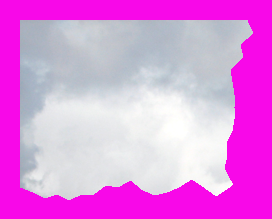
#> input picture MIT_ex/fragment_0001.png, 272 x 219 px
$ python globals.py
#> lines starting #> are read from the running program, lines starting #| are printed output that depends on the picture; after the words box and inside, x2 and y2 are one past the last pixel; in counts of white or black regions, pixels touching at a corner belong together
### util.py
import numpy as np
import operator
class Transform2d:
    def __init__(self, v1=-1, v2=-1, score=-1, transform=np.identity(3), stitchLine=None):
        self.frame1 = v1
        self.frame2 = v2
        self.score = score
        self.transform = transform
        self.stitchLine = stitchLine

        # rank between frame1 and frame2
        # self.rank = -1

class Alignment2d:
    def __init__(self, relative_transform_filename):
#> called with relative_transform_filename = 'filter_file2.txt'
        self.data = []
        # for example, {'0 1': [0,1,2]} means from 0--1 to find data[0,1,2]
        self.mapIdpair2Transform = {}
        # for example, {'0 1 1': 0} means from 0--1 and 1st to find data[0]
        self.mapIdpairRank2Transform = {}
        # for example, {0: [0,1,2,100]} means from 0 to find data[0,1,2,100] in which either 0-x or x-0
        self.to_frame_data = {}
        # for example, {0: [0,1,2,100]} means from 0 to find data[0,1,2,100] in which either 0-x or x-0
        self.frame_to_data = {}

        with open(relative_transform_filename) as f:
#> (reads filter_file2.txt from the repository)
            all_line = [line.rstrip() for line in f]

            for line in all_line:
                data_str_list = line.split()
                v1, v2, score, m1, m2, m3, m4, m5, m6, m7, m8, m9 = [t(s) for t, s in zip((
                    int, int, float,
                    float, float, float,
                    float, float, float,
                    float, float, float),
                    data_str_list[0:12])]
                transform = np.array([[m1, m2, m3], [m4, m5, m6], [m7, m8, m9]])

                self.data.append(Transform2d(v1, v2, score, transform))

        self.data = sorted(self.data, key=operator.attrgetter('score'), reverse=True)
        self.data = sorted(self.data, key=operator.attrgetter('frame2'))
        self.data = sorted(self.data, key=operator.attrgetter('frame1'))

        for i, item in enumerate(self.data):
            idpair = f'{item.frame1} {item.frame2}'
            if idpair in self.mapIdpair2Transform:
                self.mapIdpair2Transform[idpair].append(i)
            else:
                self.mapIdpair2Transform[idpair] = [i]
            if item.frame1 in self.frame_to_data:
                self.frame_to_data[item.frame1].append(i)
            else:
                self.frame_to_data[item.frame1] = [i]
            if item.frame2 in self.to_frame_data:
                self.to_frame_data[item.frame2].append(i)
            else:
                self.to_frame_data[item.frame2] = [i]

        # [5 lines of commented-out code are left out]


# [96 lines left out: functions calculate_euclidean_distance, calculate_color_similarity, calculate_average_color, transform_cloud, tranform_ponit, calculate_normals and 1 more, not called in this run]

### image_process.py
import cv2
import numpy as np
from util import calculate_color_similarity, calculate_average_color

# calculate the rigid transformation matrix
# [33 lines left out: function calculate_transform_matrix, not called in this run]


# Splice dst to src
def fusion_image(src, dst, transform, bg_color=[0, 0, 0]):
    black_bg = [0, 0, 0]
    if bg_color != black_bg:
        # Set pixels in src and dst that have the same color as the background to black
        src[np.where((src == bg_color).all(axis=2))] = [0, 0, 0]
        dst[np.where((dst == bg_color).all(axis=2))] = [0, 0, 0]

    # Get the position of the non-black (actual image) pixels in the dst image
    color_idx = np.where((dst != black_bg).any(axis=2))

    # Increase dimensions to facilitate matrix multiplication
    one = np.ones(len(color_idx[0]))
    color_idx = list(color_idx)
    color_idx = [color_idx[1], color_idx[0]]
    color_idx.append(one)
    color_idx = np.array(color_idx)

    # Apply rigid transformation to color index
    transformed_points = np.matmul(transform, color_idx)
    try:
        # Compute the bounding box of the transformed image
        dst_min_col = np.floor(np.min(transformed_points[0])).astype(int)
        dst_min_row = np.floor(np.min(transformed_points[1])).astype(int)
        dst_max_col = np.ceil(np.max(transformed_points[0])).astype(int)
        dst_max_row = np.ceil(np.max(transformed_points[1])).astype(int)
    except ValueError:
        return []
    # print(dst_min_row, dst_min_col, dst_max_row, dst_max_col)
    # Compute global bounding box
    src_color_indices = np.where((src != black_bg).any(axis=2))
    try:
        src_min_row = np.floor(np.min(src_color_indices[0])).astype(int)
        src_min_col = np.floor(np.min(src_color_indices[1])).astype(int)
        src_max_row = np.ceil(np.max(src_color_indices[0])).astype(int)
        src_max_col = np.ceil(np.max(src_color_indices[1])).astype(int)
    except ValueError:
        return []

    # Calculate the minimum bounding box
    min_row = min(dst_min_row, src_min_row)
    max_row = max(dst_max_row, src_max_row)
    min_col = min(dst_min_col, src_min_col)
    max_col = max(dst_max_col, src_max_col)
    offset_row = -min_row
    offset_col = -min_col

    # the offset rigid transformation, also the transformation for the src image
    offset_transform = np.float32([[1, 0, offset_col], [0, 1, offset_row]])

    # the rigid transformation for the dst image
    dst_transform = np.matmul(np.matrix([[1, 0, offset_col], [0, 1, offset_row], [0, 0, 1]]), transform)
    # Convert the coordinate system to coordinates in open cv
    dst_transform = np.float32([[dst_transform[0, 0], dst_transform[0, 1], dst_transform[0, 2]],
                                [dst_transform[1, 0], dst_transform[1, 1], dst_transform[1, 2]]])

    # Apply rigid transformation
    src_transformed = cv2.warpAffine(src, offset_transform, (max_col - min_col, max_row - min_row))
    dst_transformed = cv2.warpAffine(dst, dst_transform, (max_col - min_col, max_row - min_row))

    # Overlap detection
    a = np.all(src_transformed == black_bg, axis=2)
    b = np.all(dst_transformed != black_bg, axis=2)
    c = np.logical_and(a, b)
    c = c.reshape((c.shape[0], c.shape[1]))
    non_overlap_indices = np.where(c)
    if len(np.where(b)[0]) == 0:
        assert False and "no valid pixels in transformed dst image, please check the transform process"
    else:
        overlap_ratio = 1 - len(non_overlap_indices[0]) / len(np.where(b)[0])

    # Splicing, replace the pixel corresponding to src with dst
    bg_indices = np.where(a)
    src_transformed[bg_indices] = dst_transformed[bg_indices]

    offset_transform_matrix = np.float32([[1, 0, offset_col], [0, 1, offset_row], [0, 0, 1]])
    return [src_transformed, overlap_ratio, offset_transform_matrix]


# 计算刚性变换的成对兼容度
# [31 lines left out: function calculate_prob, not called in this run]

### globals.py
import cv2
import numpy as np
from image_process import fusion_image
from util import Alignment2d


image1 = f"MIT_ex/fragment_0001.png"
relative_transform_filename = "filter_file2.txt"
bg_color = [232, 8, 248]
align = Alignment2d(relative_transform_filename)
# image1为待拼接的初始图片
i = 1
image1 = cv2.imread(f"MIT_ex/fragment_000{i}.png")
#> image1 is the input picture: shape (219, 272, 3); mean B, G, R 224.2, 134.9, 224.6
# offset_matrix为拼接时候对初始图片累计的偏移矩阵
offset_matrix = np.identity(3, dtype=np.float32)
# visited表示还未遍历过的顶点
visited = [1]
unvisit = [2, 3, 4, 5, 6, 7, 8, 9]
vec_trans = {1: np.identity(3, dtype=np.float32)}

for _ in range(8):
    # 1.找到与image1相邻的碎片image2
    j, k = 0, 0
    flag = False
    for v in visited:
        if v not in align.frame_to_data:
            continue
        for t in align.frame_to_data[v]:
            if align.data[t].frame2 in unvisit:
                i, j = v, t
                flag = True
                break
        if flag:
            break

    image2 = cv2.imread(f"MIT_ex/fragment_000{align.data[j].frame2}.png")
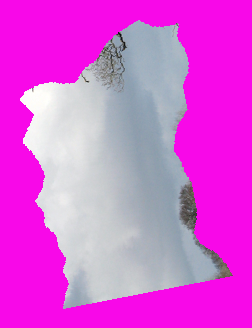
#> input picture MIT_ex/fragment_0002.png, 252 x 328 px
#> image2 is the input picture: shape (328, 252, 3); mean B, G, R 215.6, 88.1, 218.1
    visited.append(align.data[j].frame2)
    unvisit.remove(align.data[j].frame2)
    trans = offset_matrix

    vec_trans[align.data[j].frame2] = np.matmul(vec_trans[i], align.data[j].transform)
    trans = np.matmul(offset_matrix, vec_trans[align.data[j].frame2])

    # 2.拼接相邻的矩阵
    item = fusion_image(image1, image2, trans, bg_color)
#> in fusion_image, `src[np.where((src == bg_color).all(axis=2))] = [0, 0, 0]`:
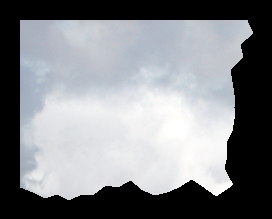
#> src: shape (219, 272, 3); mean B, G, R 135.2, 131.8, 129.4
#> in fusion_image, `dst[np.where((dst == bg_color).all(axis=2))] = [0, 0, 0]`:
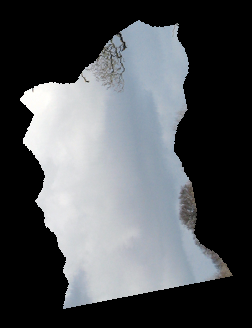
#> dst: shape (328, 252, 3); mean B, G, R 87, 83.7, 80.7
#> in fusion_image, `color_idx = np.where((dst != black_bg).any(axis=2))`: color_idx = 36856 positions, rows 20 to 308, columns 20 to 232
#> in fusion_image, `color_idx = list(color_idx)`: color_idx = 2 items
#> in fusion_image, `dst_min_col = np.floor(np.min(transformed_points[0])).astype(int)`: dst_min_col = 15
#> in fusion_image, `dst_min_row = np.floor(np.min(transformed_points[1])).astype(int)`: dst_min_row = 179
#> in fusion_image, `dst_max_col = np.ceil(np.max(transformed_points[0])).astype(int)`: dst_max_col = 286
#> in fusion_image, `dst_max_row = np.ceil(np.max(transformed_points[1])).astype(int)`: dst_max_row = 359
#> in fusion_image, `src_color_indices = np.where((src != black_bg).any(axis=2))`: src_color_indices = 36717 positions, rows 20 to 199, columns 20 to 252
#> in fusion_image, `src_min_row = np.floor(np.min(src_color_indices[0])).astype(int)`: src_min_row = 20
#> in fusion_image, `src_max_row = np.ceil(np.max(src_color_indices[0])).astype(int)`: src_max_row = 199
#> in fusion_image, `src_max_col = np.ceil(np.max(src_color_indices[1])).astype(int)`: src_max_col = 252
#> in fusion_image, `min_row = min(dst_min_row, src_min_row)`: min_row = 20
#> in fusion_image, `max_row = max(dst_max_row, src_max_row)`: max_row = 359
#> in fusion_image, `min_col = min(dst_min_col, src_min_col)`: min_col = 15
#> in fusion_image, `max_col = max(dst_max_col, src_max_col)`: max_col = 286
#> in fusion_image, `offset_row = -min_row`: offset_row = -20
#> in fusion_image, `offset_col = -min_col`: offset_col = -15
#> in fusion_image, `offset_transform = np.float32([[1, 0, offset_col], [0, 1, offset_row]])`: offset_transform = [[1, 0, -15], [0, 1, -20]]
#> in fusion_image, `dst_transform = np.matmul(np.matrix([[1, 0, offset_col], [0, 1, offset..`: dst_transform = [[-0.212, -0.977, 318.9], [0.977, -0.212, 167.5], [0, 0, 1]]
#> in fusion_image, `dst_transform = np.float32([[dst_transform[0, 0], dst_transform[0, 1],..`: dst_transform = [[-0.212, -0.977, 318.9], [0.977, -0.212, 167.5]]
#> in fusion_image, `dst_transformed = cv2.warpAffine(dst, dst_transform, (max_col - min_co..`:
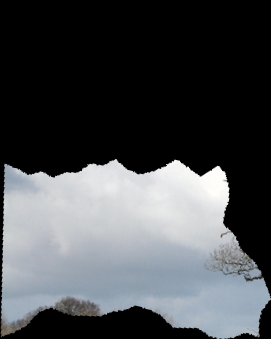
#> dst_transformed: shape (339, 271, 3); mean B, G, R 78.3, 75.3, 72.6
#> in fusion_image, `a = np.all(src_transformed == black_bg, axis=2)`:
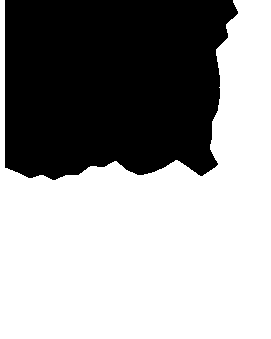
#> a: shape (339, 271) bool; 60% white; 1 black region, box (x1, y1, x2, y2) and area: (5, 0, 238, 180) 36717
#> in fusion_image, `b = np.all(dst_transformed != black_bg, axis=2)`: b: shape (339, 271) bool; 40.7% white; 1 white region, box (x1, y1, x2, y2) and area: (0, 159, 271, 339) 37420
#> in fusion_image, `c = np.logical_and(a, b)`:
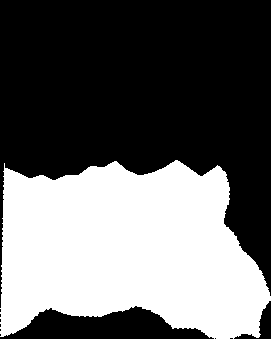
#> c: shape (339, 271) bool; 40.2% white; 1 white region, box (x1, y1, x2, y2) and area: (0, 160, 271, 339) 36908
#> in fusion_image, `non_overlap_indices = np.where(c)`: non_overlap_indices = 36908 positions, rows 160 to 338, columns 0 to 270
#> in fusion_image, `overlap_ratio = 1 - len(non_overlap_indices[0]) / len(np.where(b)[0])`: overlap_ratio = 0.0137
#> in fusion_image, `bg_indices = np.where(a)`: bg_indices = 55152 positions, rows 0 to 338, columns 0 to 270
#> in fusion_image, `src_transformed[bg_indices] = dst_transformed[bg_indices]`:
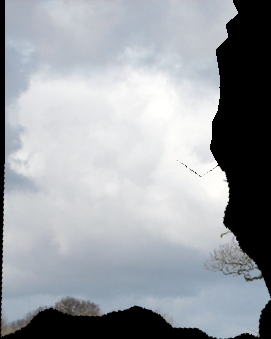
#> src_transformed: shape (339, 271, 3); mean B, G, R 165.1, 159.9, 155.7
#> in fusion_image, `offset_transform_matrix = np.float32([[1, 0, offset_col], [0, 1, offse..`: offset_transform_matrix = [[1, 0, -15], [0, 1, -20], [0, 0, 1]]
#> item = 3 items
    # 修改image为拼接后的图片
    image1 = item[0]
    i = align.data[j].frame2
    # 计算当前累计的offset_matrix
    offset_matrix = np.matmul(offset_matrix, item[2])
#> offset_matrix = [[1, 0, -15], [0, 1, -20], [0, 0, 1]]
#> (the run stopped early here; a loop or call above may not have finished)
